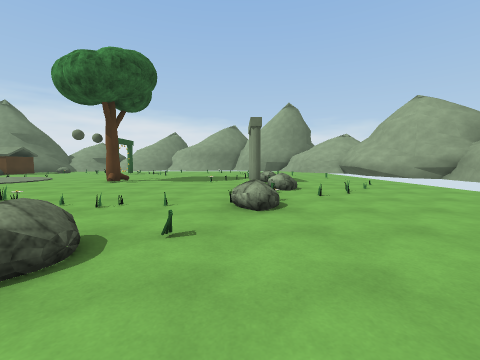
view 1 (above)

23 first-person views from a walk through a Unity game level. The camera is 1.3 m above the floor, tilts 4° down and sees 90° across. The floor is counted in squares, 2 m on a side. Each view is taken from the middle of a square. On the plan, view 1 faces up. The plan holds only what a view shows up to about 9 squares ahead; the rest is blank. The place goes on beyond the plan. Surface patterns are stand-ins for the level's own textures.

view 2
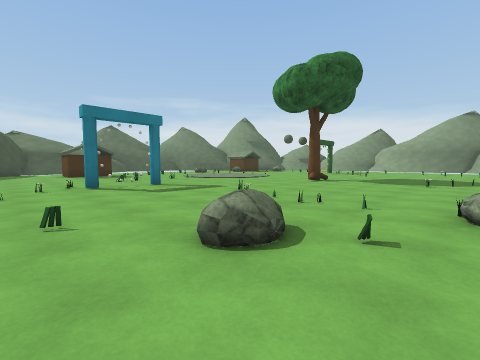

view 3
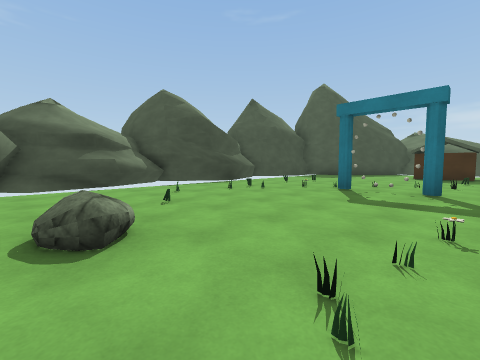

view 4
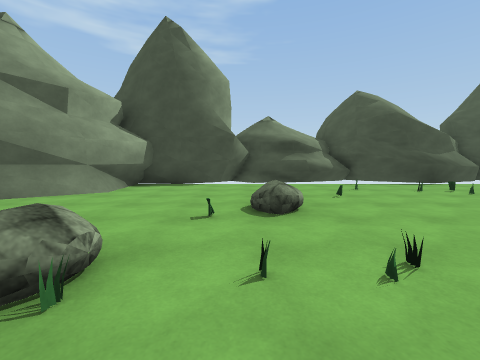

view 5
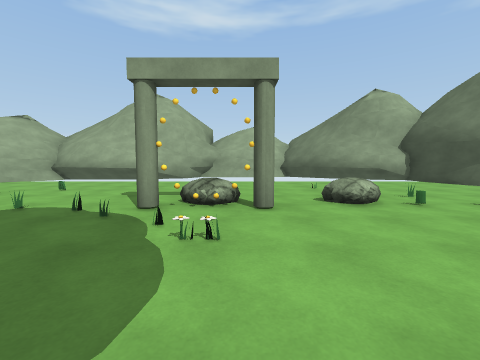

view 6
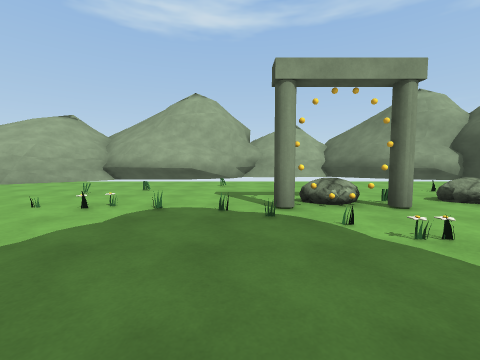

view 7
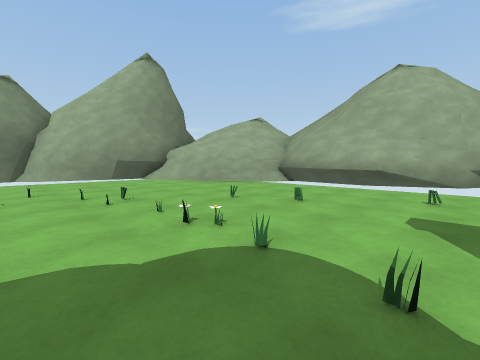

view 8
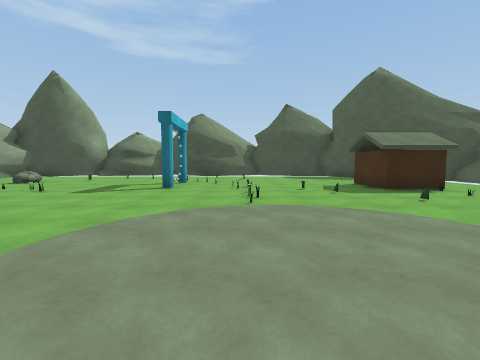

view 9
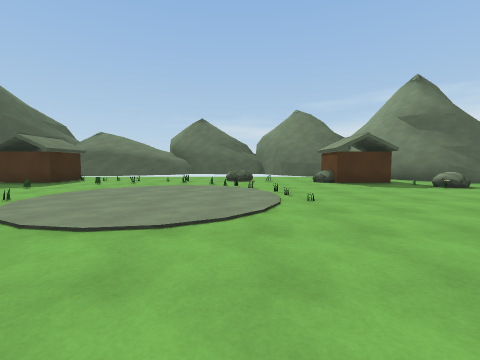

view 10
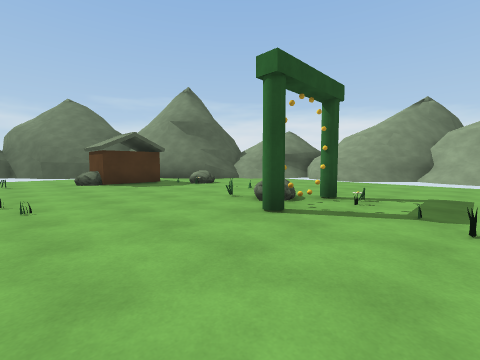

view 11
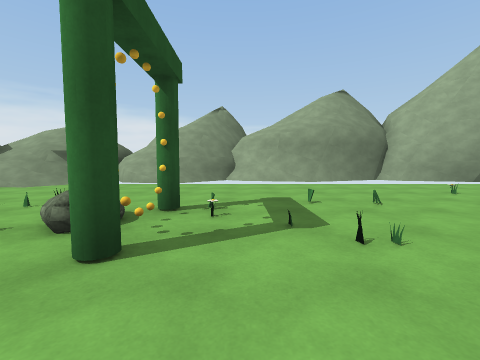

view 12
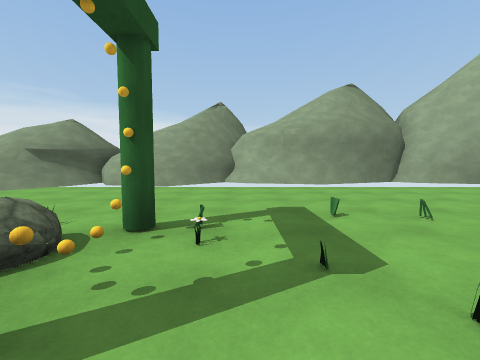

view 13
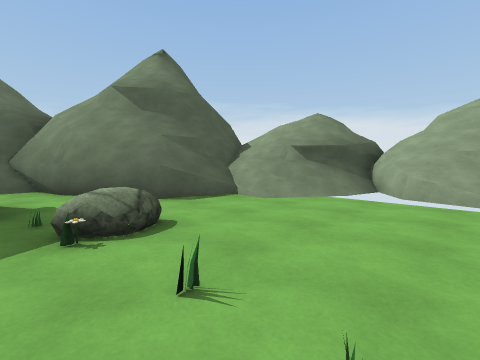

view 14
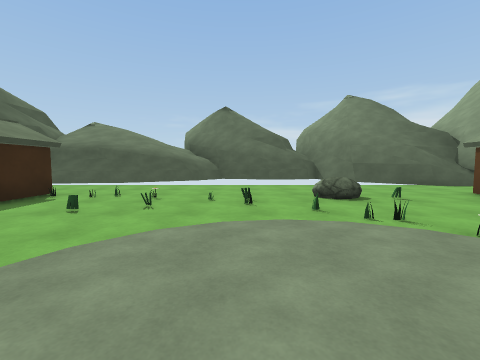

view 15
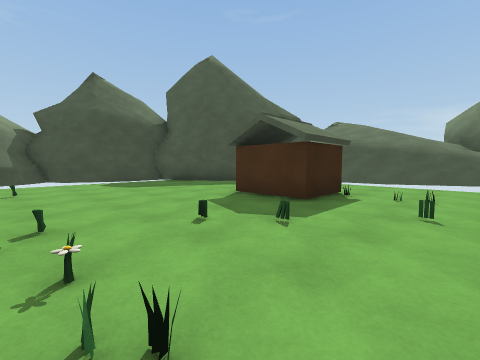

view 16
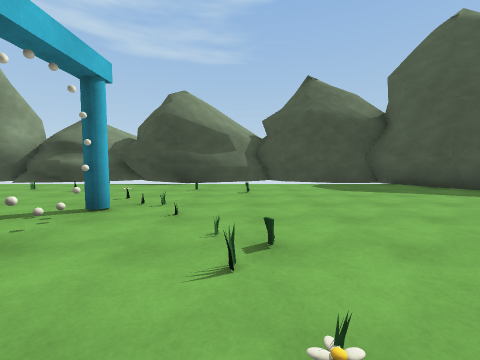

view 17
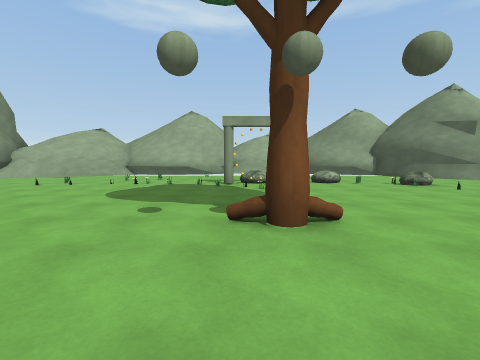

view 18
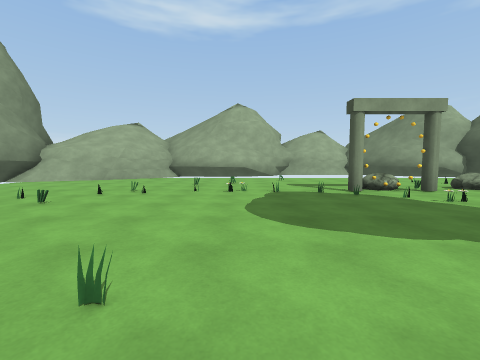

view 19
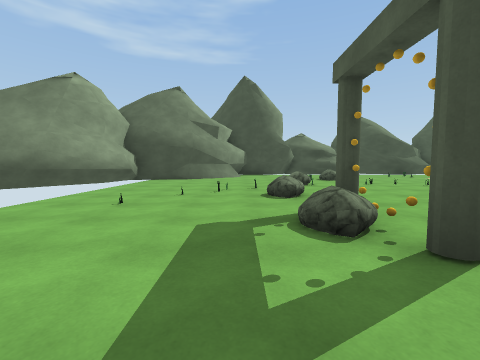

view 20
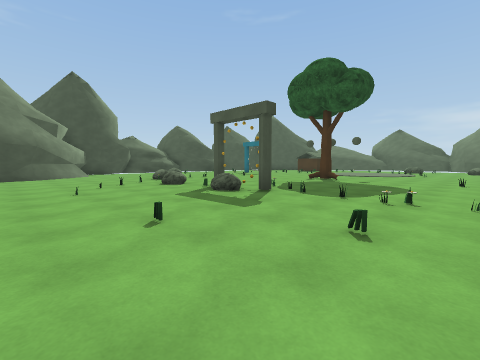

view 21
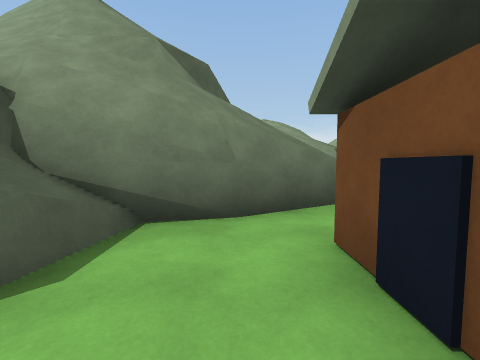

view 22
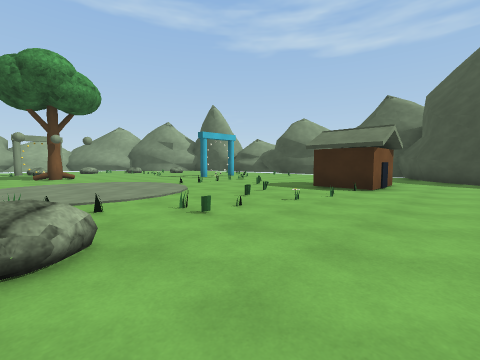

view 23
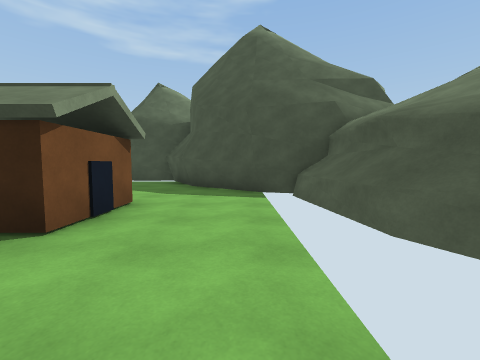

### Floor plan
Key: @ floor where view 1 was taken; # wall or solid block; x gap in a wall; . main floor; : floor 2.5 m higher than the main floor; + floor 2.75 m higher than the main floor; * floor 3.25 m higher than the main floor; % floor 3.5 m higher than the main floor; & floor 6.5 m higher than the main floor; $ floor 7 m higher than the main floor; / step, stairs or slope; = window, fence, low wall or low ledge; ^ raised ledge; v drop or lower ground; O other object.
Columns run from 19 left of view 1 to 6 right of it. Each row starts with its distance up from view 1.
 23         v#v
 22      %%xvvv #
 21    #=:+=#vv##
 20    #/=x=#vvv    #  #####
 19 #  #/=//...............#
 18 =$&#///................##
 17  #=#///.................##
 16  ==### O....O............#
 15  =#..##....OO............#
 14  *=..##..... ............#
 13  v=..O#.....O............#
 12  v ......................#
 11    ......................#
 10    ..O..............#....
  9    ............#....OO...
  8    .................O....
  7    ......................
  6    .................O....
  5    ......................
  4  ##..##.....O............#
  3  ##..##.....O......O.....#
  2  #^..##.....OO...O.......#
  1  ##....................###
  0   ##...............@..##
 -1    ##................##
 -2     ##...............#
 -3      #### ^####^######
 -4         ###   #  #

Positions as (right, up) in squares from view 1, and headings:
1: (0, 0), facing up
2: (0, 0), facing up-left
3: (-1, 4), facing down-left
4: (-1, 5), facing down
5: (-3, 8), facing right
6: (-3, 10), facing right
7: (-1, 10), facing up-right
8: (-9, 10), facing down
9: (-5, 10), facing left
10: (-5, 11), facing up-left
11: (-6, 12), facing up
12: (-6, 13), facing up
13: (-9, 15), facing up-left
14: (-9, 8), facing left
15: (-9, 6), facing down-left
16: (-9, 5), facing down
17: (-7, 9), facing right
18: (-5, 12), facing right
19: (2, 11), facing down
20: (5, 13), facing down-left
21: (-15, 13), facing up
22: (-16, 10), facing down-right
23: (-16, 6), facing down
